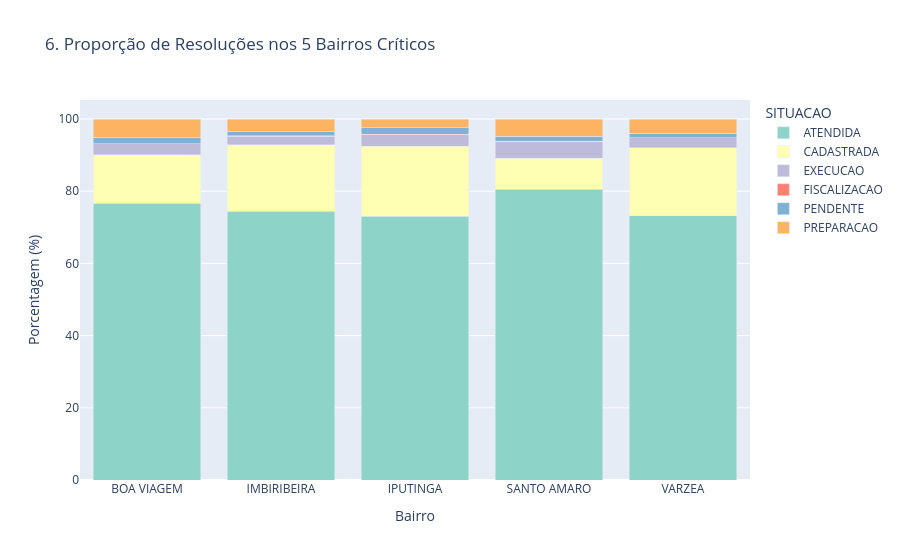

Write notebook code for a chart like this one.
### Code cell
top5_bairros_nomes = df_all['BAIRRO'].value_counts().head(5).index
df_bairros_criticos = df_all[df_all['BAIRRO'].isin(top5_bairros_nomes)]

# Calcular a proporção percentual
df_prop = df_bairros_criticos.groupby(['BAIRRO', 'SITUACAO']).size().reset_index(name='Contagem')
df_prop['Porcentagem'] = df_prop.groupby('BAIRRO')['Contagem'].transform(lambda x: x / x.sum() * 100)

fig6 = px.bar(
    df_prop, 
    x='BAIRRO', 
    y='Porcentagem', 
    color='SITUACAO',
    title='6. Proporção de Resoluções nos 5 Bairros Críticos',
    labels={'Porcentagem': 'Porcentagem (%)', 'BAIRRO': 'Bairro'},
    barmode='stack',
    color_discrete_sequence=px.colors.qualitative.Set3
)
fig6.show()

### Figure 1 — Plotly figure (JSON) as saved in the notebook; plotly's stock layout.template omitted (floating-point values rounded to 4 significant figures)
{"data": [{"hovertemplate": "SITUACAO=ATENDIDA<br>Bairro=%{x}<br>Porcentagem (%)=%{y}<extra></extra>", "legendgroup": "ATENDIDA", "marker": {"color": "rgb(141,211,199)", "pattern": {"shape": ""}}, "name": "ATENDIDA", "orientation": "v", "showlegend": true, "textposition": "auto", "type": "bar", "x": ["BOA VIAGEM", "IMBIRIBEIRA", "IPUTINGA", "SANTO AMARO", "VARZEA"], "xaxis": "x", "y": [76.61, 74.5, 73.02, 80.6, 73.24], "yaxis": "y"}, {"hovertemplate": "SITUACAO=CADASTRADA<br>Bairro=%{x}<br>Porcentagem (%)=%{y}<extra></extra>", "legendgroup": "CADASTRADA", "marker": {"color": "rgb(255,255,179)", "pattern": {"shape": ""}}, "name": "CADASTRADA", "orientation": "v", "showlegend": true, "textposition": "auto", "type": "bar", "x": ["BOA VIAGEM", "IMBIRIBEIRA", "IPUTINGA", "SANTO AMARO", "VARZEA"], "xaxis": "x", "y": [13.49, 18.44, 19.43, 8.579, 18.79], "yaxis": "y"}, {"hovertemplate": "SITUACAO=EXECUCAO<br>Bairro=%{x}<br>Porcentagem (%)=%{y}<extra></extra>", "legendgroup": "EXECUCAO", "marker": {"color": "rgb(190,186,218)", "pattern": {"shape": ""}}, "name": "EXECUCAO", "orientation": "v", "showlegend": true, "textposition": "auto", "type": "bar", "x": ["BOA VIAGEM", "IMBIRIBEIRA", "IPUTINGA", "SANTO AMARO", "VARZEA"], "xaxis": "x", "y": [3.059, 2.27, 3.229, 4.595, 2.798], "yaxis": "y"}, {"hovertemplate": "SITUACAO=FISCALIZACAO<br>Bairro=%{x}<br>Porcentagem (%)=%{y}<extra></extra>", "legendgroup": "FISCALIZACAO", "marker": {"color": "rgb(251,128,114)", "pattern": {"shape": ""}}, "name": "FISCALIZACAO", "orientation": "v", "showlegend": true, "textposition": "auto", "type": "bar", "x": ["BOA VIAGEM", "IMBIRIBEIRA", "IPUTINGA", "SANTO AMARO", "VARZEA"], "xaxis": "x", "y": [0.0417, 0.1126, 0.03306, 0.1285, 0.01521], "yaxis": "y"}, {"hovertemplate": "SITUACAO=PENDENTE<br>Bairro=%{x}<br>Porcentagem (%)=%{y}<extra></extra>", "legendgroup": "PENDENTE", "marker": {"color": "rgb(128,177,211)", "pattern": {"shape": ""}}, "name": "PENDENTE", "orientation": "v", "showlegend": true, "textposition": "auto", "type": "bar", "x": ["BOA VIAGEM", "IMBIRIBEIRA", "IPUTINGA", "SANTO AMARO", "VARZEA"], "xaxis": "x", "y": [1.746, 1.226, 1.901, 1.308, 1.146], "yaxis": "y"}, {"hovertemplate": "SITUACAO=PREPARACAO<br>Bairro=%{x}<br>Porcentagem (%)=%{y}<extra></extra>", "legendgroup": "PREPARACAO", "marker": {"color": "rgb(253,180,98)", "pattern": {"shape": ""}}, "name": "PREPARACAO", "orientation": "v", "showlegend": true, "textposition": "auto", "type": "bar", "x": ["BOA VIAGEM", "IMBIRIBEIRA", "IPUTINGA", "SANTO AMARO", "VARZEA"], "xaxis": "x", "y": [5.055, 3.457, 2.386, 4.792, 4.01], "yaxis": "y"}], "layout": {"barmode": "stack", "legend": {"title": {"text": "SITUACAO"}, "tracegroupgap": 0}, "title": {"text": "6. Proporção de Resoluções nos 5 Bairros Críticos"}, "xaxis": {"anchor": "y", "domain": [0, 1], "title": {"text": "Bairro"}}, "yaxis": {"anchor": "x", "domain": [0, 1], "title": {"text": "Porcentagem (%)"}}}}
